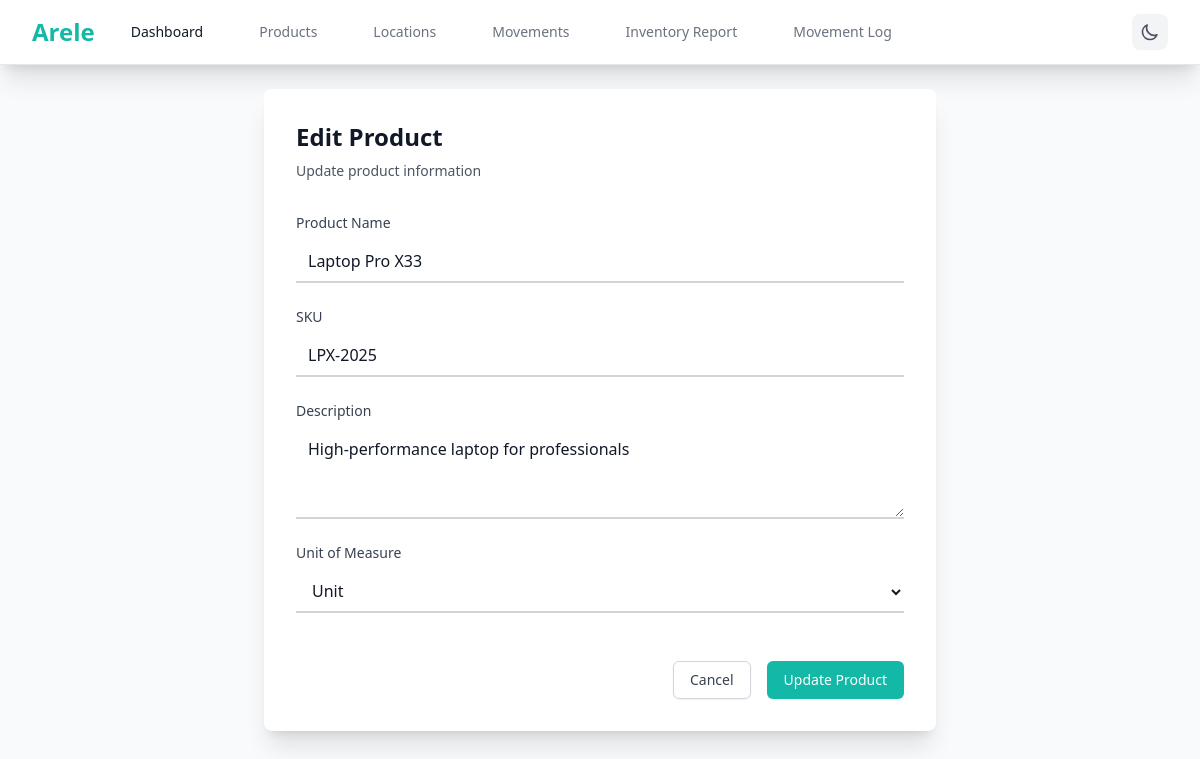
Screenshot of /products/edit/e414af91-eb91-449a-b0b6-7fa8217c8995 with the database file from the repository.
### app.py (models this page shows)
class Product(db.Model):
    __tablename__ = 'products'
    id = db.Column(db.String(36), primary_key=True, default=lambda: str(uuid.uuid4()))
    name = db.Column(db.String(100), nullable=False, unique=True)
    sku = db.Column(db.String(50), nullable=False, unique=True)
    description = db.Column(db.Text, nullable=True)
    unit_of_measure = db.Column(db.String(20), nullable=False, default='unit')

### app.py (the view, shortened to what this page needs)
@app.route('/products/edit/<id>', methods=['GET', 'POST'])
def edit_product(id):
    product = Product.query.get_or_404(id)
    return render_template('edit_product.html', product=product)

### templates/edit_product.html (shortened to what this page needs)
{% extends "layout.html" %}
{% block content %}
<div class="max-w-2xl mx-auto">
    <div class="bg-white dark:bg-gray-800 shadow-xl rounded-lg p-8">
        <div class="mb-8">
            <h1 class="text-2xl font-bold text-gray-900 dark:text-white">Edit Product</h1>
            <p class="mt-2 text-sm text-gray-600 dark:text-gray-400">Update product information</p>
        </div>
        <form method="POST" class="space-y-6">
            <div>
                <label for="name" class="block text-sm font-medium text-gray-700 dark:text-gray-300 mb-2">Product Name</label>
                <input type="text" name="name" id="name" value="{{ product.name }}" required class="block w-full px-3 py-2 border-b-2 border-gray-300 dark:border-gray-600 bg-transparent text-gray-900 dark:text-white placeholder-gray-500 dark:placeholder-gray-400 focus:border-primary dark:focus:border-teal-400 focus:outline-none transition-colors duration-200" placeholder="Enter product name">
            </div>
            <div>
                <label for="sku" class="block text-sm font-medium text-gray-700 dark:text-gray-300 mb-2">SKU</label>
                <input type="text" name="sku" id="sku" value="{{ product.sku }}" required class="block w-full px-3 py-2 border-b-2 border-gray-300 dark:border-gray-600 bg-transparent text-gray-900 dark:text-white placeholder-gray-500 dark:placeholder-gray-400 focus:border-primary dark:focus:border-teal-400 focus:outline-none transition-colors duration-200" placeholder="Enter SKU">
            </div>
            <div>
                <label for="description" class="block text-sm font-medium text-gray-700 dark:text-gray-300 mb-2">Description</label>
                <textarea name="description" id="description" rows="3" class="block w-full px-3 py-2 border-b-2 border-gray-300 dark:border-gray-600 bg-transparent text-gray-900 dark:text-white placeholder-gray-500 dark:placeholder-gray-400 focus:border-primary dark:focus:border-teal-400 focus:outline-none transition-colors duration-200" placeholder="Enter product description">{{ product.description or '' }}</textarea>
            </div>
            <div>
                <label for="unit_of_measure" class="block text-sm font-medium text-gray-700 dark:text-gray-300 mb-2">Unit of Measure</label>
                <select name="unit_of_measure" id="unit_of_measure" required class="block w-full px-3 py-2 border-b-2 border-gray-300 dark:border-gray-600 bg-transparent text-gray-900 dark:text-white focus:border-primary dark:focus:border-teal-400 focus:outline-none transition-colors duration-200">
                    <option value="unit" {% if product.unit_of_measure == 'unit' %}selected{% endif %}>Unit</option>
                </select>
            </div>
            <div class="flex items-center justify-end space-x-4 pt-6">
                <a href="{{ url_for('products') }}" class="inline-flex items-center px-4 py-2 border border-gray-300 dark:border-gray-600 rounded-md shadow-sm text-sm font-medium text-gray-700 dark:text-gray-300 bg-white dark:bg-gray-700 hover:bg-gray-50 dark:hover:bg-gray-600 focus:outline-none focus:ring-2 focus:ring-offset-2 focus:ring-primary dark:focus:ring-offset-gray-800 transition-colors duration-200">
                    Cancel
                </a>
                <button type="submit" class="inline-flex items-center px-4 py-2 border border-transparent rounded-md shadow-sm text-sm font-medium text-white bg-primary hover:bg-teal-600 focus:outline-none focus:ring-2 focus:ring-offset-2 focus:ring-primary dark:focus:ring-offset-gray-800 transition-colors duration-200">
                    Update Product
                </button>
            </div>
        </form>
    </div>
</div>
{% endblock %}

### rows the page displays
Product: name "Laptop Pro X33", sku "LPX-2025", description "High-performance laptop for professionals", unit_of_measure "Unit"
